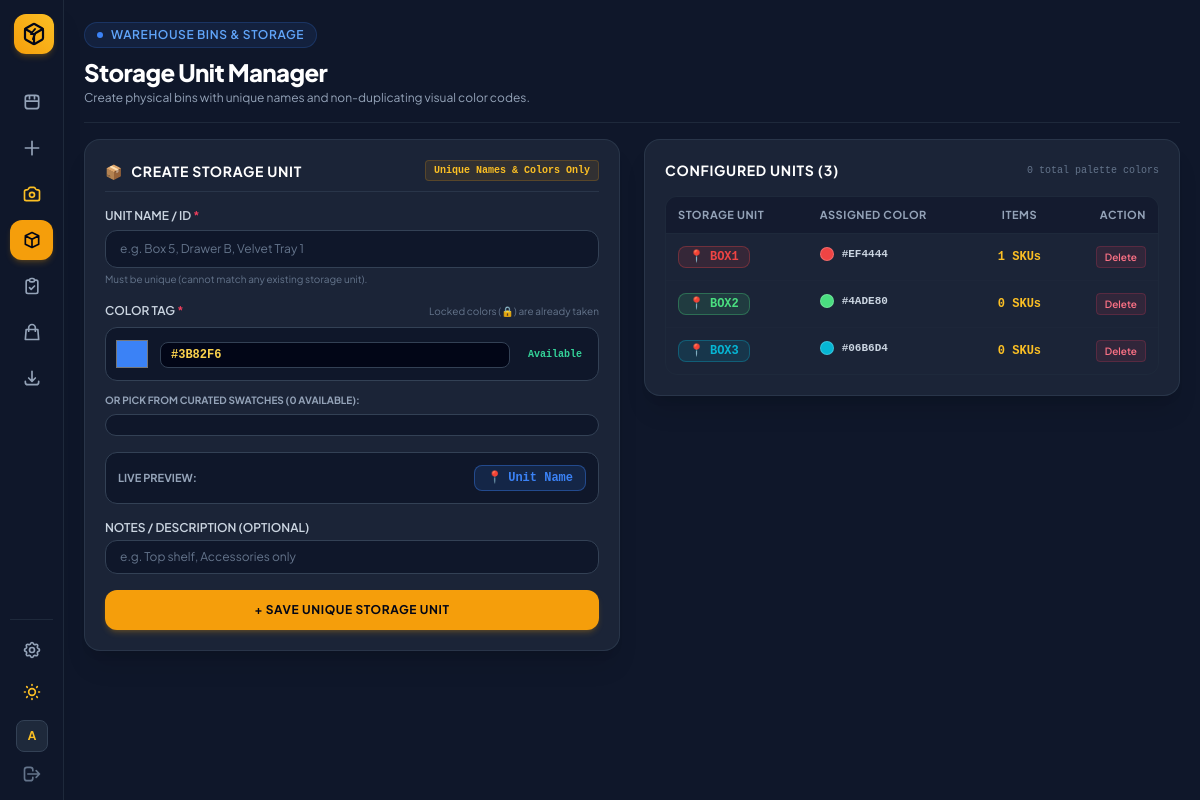
/boxes/ (signed in), run on the app's committed database.
### sku_manager/models.py (models this page shows, shortened)
class StorageBox(models.Model):
    name = models.CharField(max_length=50, unique=True)
    description = models.CharField(max_length=100, blank=True, default='')
    color_tag = models.CharField(max_length=20, default='#3B82F6')
    created_at = models.DateTimeField(auto_now_add=True)
    class Meta:
        ordering = ['name']

### sku_manager/views.py (the view, shortened to what this page needs)
# urls.py: path('boxes/', views.box_manager, name='box_manager'),
@login_required(login_url='login')
def box_manager(request):
    existing_boxes = StorageBox.objects.annotate(total_skus=Count('skus')).order_by('name')
    return render(request, 'sku_manager/boxes.html', {
        'boxes': existing_boxes,
        'color_swatches': [],
        'used_colors_map': {},
        'active_page': 'boxes',
    })

### templates/sku_manager/boxes.html (shortened to what this page needs)
{% extends "sku_manager/base.html" %}
{% block content %}
<header class="flex flex-col sm:flex-row sm:items-center justify-between border-b border-slate-200 dark:border-slate-800 pb-4 gap-4">
  <div>
    <div class="inline-flex items-center gap-2 px-3 py-1 rounded-full bg-blue-500/10 text-blue-600 dark:text-blue-400 border border-blue-500/20 text-xs font-semibold uppercase tracking-wider mb-2">
      <span class="w-1.5 h-1.5 rounded-full bg-blue-500 animate-pulse"></span>
      Warehouse Bins & Storage
    </div>
    <h1 class="text-2xl font-extrabold text-slate-900 dark:text-white tracking-tight">Storage Unit Manager</h1>
    <p class="text-slate-500 dark:text-slate-400 text-xs mt-0.5">Create physical bins with unique names and non-duplicating visual color codes.</p>
  </div>
</header>
<div class="grid grid-cols-1 lg:grid-cols-12 gap-6 items-start">
  <div class="lg:col-span-6 bg-white dark:bg-slate-800/80 border border-slate-200 dark:border-slate-700/60 rounded-2xl p-5 shadow-sm dark:shadow-xl space-y-4">
    <div class="flex items-center justify-between border-b border-slate-100 dark:border-slate-700/60 pb-2.5">
      <h2 class="text-sm font-bold uppercase tracking-wider text-slate-800 dark:text-white flex items-center gap-2">
        <span>📦</span> Create Storage Unit
      </h2>
      <span class="text-[10px] text-amber-600 dark:text-amber-400 font-mono font-bold bg-amber-500/10 border border-amber-500/20 px-2 py-0.5 rounded">
        Unique Names & Colors Only
      </span>
    </div>
    <form method="POST" action="{% url 'box_manager' %}" class="space-y-4">
      <div>
        <label class="block text-xs font-semibold text-slate-700 dark:text-slate-300 uppercase mb-1.5">
          Unit Name / ID <span class="text-rose-500">*</span>
        </label>
        <input type="text" name="box_name" id="inputBoxName" required placeholder="e.g. Box 5, Drawer B, Velvet Tray 1"
          class="w-full bg-slate-50 dark:bg-slate-900 border border-slate-300 dark:border-slate-700 rounded-xl px-3.5 py-2.5 text-xs text-slate-900 dark:text-white placeholder-slate-400 dark:placeholder-slate-500 focus:outline-none focus:border-amber-500 transition">
        <p class="text-[10px] text-slate-400 dark:text-slate-500 mt-1">Must be unique (cannot match any existing storage unit).</p>
      </div>
      <div class="space-y-2">
        <div class="flex items-center justify-between">
          <label class="block text-xs font-semibold text-slate-700 dark:text-slate-300 uppercase">
            Color Tag <span class="text-rose-500">*</span>
          </label>
          <span class="text-[10px] text-slate-400 dark:text-slate-500">Locked colors (🔒) are already taken</span>
        </div>
        <div class="flex items-center gap-2.5 bg-slate-50 dark:bg-slate-900 border border-slate-200 dark:border-slate-700 p-2 rounded-xl">
          <input type="color" id="nativeColorPicker" value="#3B82F6"
            class="w-9 h-9 rounded-lg bg-transparent cursor-pointer border-0 p-0">
          <div class="flex-1">
            <input type="text" name="color_tag" id="inputColorTag" value="#3B82F6" required maxlength="7"
              class="w-full bg-white dark:bg-slate-950 border border-slate-300 dark:border-slate-700 rounded-lg px-2.5 py-1 text-xs font-mono font-bold text-slate-900 dark:text-amber-300 uppercase focus:outline-none focus:border-amber-500 transition">
          </div>
          <span id="customColorStatus" class="text-[10px] font-mono text-emerald-600 dark:text-emerald-400 font-bold px-2">Available</span>
        </div>
        <div class="pt-1">
          <span class="text-[10px] uppercase font-bold text-slate-500 dark:text-slate-400 block mb-1.5">
            Or Pick from Curated Swatches ({{ color_swatches|length }} Available):
          </span>
          <div class="grid grid-cols-8 sm:grid-cols-12 gap-1.5 bg-slate-50 dark:bg-slate-900 border border-slate-200 dark:border-slate-700 p-2.5 rounded-xl max-h-48 overflow-y-auto">
          </div>
        </div>
      </div>
      <div class="bg-slate-50 dark:bg-slate-900 border border-slate-200 dark:border-slate-700 p-3 rounded-xl flex items-center justify-between">
        <span class="text-[11px] uppercase font-bold text-slate-500 dark:text-slate-400">Live Preview:</span>
        <div id="previewBadge" class="inline-flex items-center gap-1.5 px-3 py-1 rounded-lg text-xs font-bold font-mono transition-all"
             style="background-color: #3B82F625; color: #3B82F6; border: 1px solid #3B82F666;">
          <span>📍</span>
          <span id="previewName">Unit Name</span>
        </div>
      </div>
      <div>
        <label class="block text-xs font-semibold text-slate-700 dark:text-slate-300 uppercase mb-1">Notes / Description (Optional)</label>
        <input type="text" name="description" placeholder="e.g. Top shelf, Accessories only"
          class="w-full bg-slate-50 dark:bg-slate-900 border border-slate-300 dark:border-slate-700 rounded-xl px-3.5 py-2 text-xs text-slate-900 dark:text-white placeholder-slate-400 dark:placeholder-slate-500 focus:outline-none focus:border-amber-500 transition">
      </div>
      <button type="submit" id="submitBtn" class="w-full bg-amber-500 hover:bg-amber-400 text-slate-950 font-bold py-3 px-4 rounded-xl transition text-xs uppercase tracking-wider shadow-md shadow-amber-500/20">
        + Save Unique Storage Unit
      </button>
    </form>
  </div>
  <div class="lg:col-span-6 bg-white dark:bg-slate-800/80 border border-slate-200 dark:border-slate-700/60 rounded-2xl p-5 shadow-sm dark:shadow-xl space-y-4">
    <div class="flex items-center justify-between">
      <h2 class="text-sm font-bold uppercase tracking-wider text-slate-800 dark:text-white">Configured Units ({{ boxes.count }})</h2>
      <span class="text-[10px] text-slate-400 dark:text-slate-500 font-mono">{{ color_swatches|length }} total palette colors</span>
    </div>
    <div class="overflow-x-auto rounded-xl border border-slate-200 dark:border-slate-800">
      <table class="w-full text-left text-xs text-slate-700 dark:text-slate-300">
        <thead class="bg-slate-50 dark:bg-slate-900/60 text-[11px] uppercase tracking-wider text-slate-500 dark:text-slate-400 border-b border-slate-200 dark:border-slate-800">
          <tr>
            <th class="py-2.5 px-3">Storage Unit</th>
            <th class="py-2.5 px-3">Assigned Color</th>
            <th class="py-2.5 px-3 text-center">Items</th>
            <th class="py-2.5 px-3 text-right">Action</th>
          </tr>
        </thead>
        <tbody class="divide-y divide-slate-100 dark:divide-slate-800/60">
          {% for box in boxes %}
            <tr class="hover:bg-slate-50 dark:hover:bg-slate-800/30 transition">
              <td class="py-3 px-3">
                <div class="inline-flex items-center gap-1.5 px-2.5 py-0.5 rounded-lg font-bold font-mono text-xs"
                     style="background-color: {{ box.color_tag }}20; color: {{ box.color_tag }}; border: 1px solid {{ box.color_tag }}50;">
                  <span>📍</span>
                  <span>{{ box.name }}</span>
                </div>
              </td>
              <td class="py-3 px-3 font-mono font-bold text-[11px] flex items-center gap-2">
                <span class="w-3.5 h-3.5 rounded-full inline-block border border-slate-300 dark:border-white/20 shadow-xs" style="background-color: {{ box.color_tag }};"></span>
                <span class="text-slate-700 dark:text-slate-300">{{ box.color_tag }}</span>
              </td>
              <td class="py-3 px-3 text-center font-mono font-bold text-amber-600 dark:text-amber-400">
                {{ box.total_skus }} SKUs
              </td>
              <td class="py-3 px-3 text-right">
                <a href="{% url 'box_delete' box.pk %}" onclick="return confirm('Delete \'{{ box.name }}\'? Items will be unassigned.')"
                   class="text-[10px] text-rose-600 dark:text-rose-400 hover:text-rose-700 dark:hover:text-rose-300 bg-rose-500/10 border border-rose-500/20 px-2 py-1 rounded transition font-semibold">
                  Delete
                </a>
              </td>
            </tr>
          {% empty %}
            <tr>
              <td colspan="4" class="text-center py-8 text-slate-400 dark:text-slate-500">
                No storage units created yet. Fill the form to create your first unit.
              </td>
            </tr>
          {% endfor %}
        </tbody>
      </table>
    </div>
  </div>
</div>
{% endblock %}

### templates/sku_manager/base.html (shortened to what this page needs)
<!DOCTYPE html>
<html lang="en" class="dark">
<head>
  <script src="https://cdn.tailwindcss.com"></script>
</head>
<body class="bg-slate-100 text-slate-800 dark:bg-slate-900 dark:text-slate-100 min-h-screen flex antialiased transition-colors duration-200">
  <aside class="group fixed left-0 top-0 z-40 h-screen w-16 hover:w-60 transition-all duration-300 ease-in-out bg-white border-r border-slate-200 dark:bg-slate-900 dark:border-slate-800 flex flex-col justify-between p-2.5 shadow-xl overflow-hidden">
    <div class="space-y-6">
      <a href="{% url 'inventory_list' %}" class="flex items-center gap-3 px-1 py-1">
        <div class="w-10 h-10 min-w-[40px] rounded-xl bg-gradient-to-tr from-amber-500 to-amber-400 flex items-center justify-center shadow-md shadow-amber-500/20 text-slate-950">
        </div>
      </a>
      <nav class="space-y-1.5">
        <a href="{% url 'inventory_list' %}" title="Inventory"
          class="flex items-center gap-3.5 px-3 py-2.5 rounded-xl transition {% if active_page == 'inventory' %}bg-amber-500 text-slate-950 font-bold shadow-md shadow-amber-500/20{% else %}text-slate-600 dark:text-slate-400 hover:bg-slate-100 dark:hover:bg-slate-800 dark:hover:text-white{% endif %}">
          <svg class="w-5 h-5 min-w-[20px]" fill="none" stroke="currentColor" viewBox="0 0 24 24"><path stroke-linecap="round" stroke-linejoin="round" stroke-width="2" d="M4 7v10c0 2 1.5 3 3.5 3h9c2 0 3.5-1 3.5-3V7c0-2-1.5-3-3.5-3h-9C5.5 4 4 5 4 7zm0 4h16M9 4v4m6-4v4"></path></svg>
        </a>
        <a href="{% url 'product_master' %}" title="Add Products & Catalog"
          class="flex items-center gap-3.5 px-3 py-2.5 rounded-xl transition {% if active_page == 'products' %}bg-amber-500 text-slate-950 font-bold shadow-md shadow-amber-500/20{% else %}text-slate-600 dark:text-slate-400 hover:bg-slate-100 dark:hover:bg-slate-800 dark:hover:text-white{% endif %}">
          <svg class="w-5 h-5 min-w-[20px]" fill="none" stroke="currentColor" viewBox="0 0 24 24"><path stroke-linecap="round" stroke-linejoin="round" stroke-width="2" d="M12 4v16m8-8H4"></path></svg>
        </a>
        <a href="{% url 'sku_scanner' %}" title="Camera Scanner"
          class="flex items-center gap-3.5 px-3 py-2.5 rounded-xl transition {% if active_page == 'scanner' %}bg-amber-500 text-slate-950 font-bold shadow-md shadow-amber-500/20{% else %}text-amber-600 dark:text-amber-400 hover:bg-slate-100 dark:hover:bg-slate-800{% endif %}">
        </a>
        <a href="{% url 'box_manager' %}" title="Storage Boxes"
          class="flex items-center gap-3.5 px-3 py-2.5 rounded-xl transition {% if active_page == 'boxes' %}bg-amber-500 text-slate-950 font-bold shadow-md shadow-amber-500/20{% else %}text-slate-600 dark:text-slate-400 hover:bg-slate-100 dark:hover:bg-slate-800 dark:hover:text-white{% endif %}">
          <svg class="w-5 h-5 min-w-[20px]" fill="none" stroke="currentColor" viewBox="0 0 24 24"><path stroke-linecap="round" stroke-linejoin="round" stroke-width="2" d="M20 7l-8-4-8 4m16 0l-8 4m8-4v10l-8 4m0-10L4 7m8 4v10M4 7v10l8 4"></path></svg>
        </a>
        <a href="{% url 'dispatch_logs' %}" title="Dispatch Logs"
          class="flex items-center gap-3.5 px-3 py-2.5 rounded-xl transition {% if active_page == 'dispatch_logs' %}bg-amber-500 text-slate-950 font-bold shadow-md shadow-amber-500/20{% else %}text-slate-600 dark:text-slate-400 hover:bg-slate-100 dark:hover:bg-slate-800 dark:hover:text-white{% endif %}">
          <svg class="w-5 h-5 min-w-[20px]" fill="none" stroke="currentColor" viewBox="0 0 24 24"><path stroke-linecap="round" stroke-linejoin="round" stroke-width="2" d="M9 5H7a2 2 0 00-2 2v12a2 2 0 002 2h10a2 2 0 002-2V7a2 2 0 00-2-2h-2M9 5a2 2 0 002 2h2a2 2 0 002-2M9 5a2 2 0 012-2h2a2 2 0 012 2m-6 9l2 2 4-4"></path></svg>
        </a>
        <a href="{% url 'platform_manager' %}" title="Marketplace Channels"
          class="flex items-center gap-3.5 px-3 py-2.5 rounded-xl transition {% if active_page == 'platforms' %}bg-amber-500 text-slate-950 font-bold shadow-md shadow-amber-500/20{% else %}text-slate-600 dark:text-slate-400 hover:bg-slate-100 dark:hover:bg-slate-800 dark:hover:text-white{% endif %}">
          <svg class="w-5 h-5 min-w-[20px]" fill="none" stroke="currentColor" viewBox="0 0 24 24"><path stroke-linecap="round" stroke-linejoin="round" stroke-width="2" d="M16 11V7a4 4 0 00-8 0v4M5 9h14l1 12H4L5 9z"></path></svg>
        </a>
        <a href="{% url 'sku_export_csv' %}" title="Export CSV"
          class="flex items-center gap-3.5 px-3 py-2.5 rounded-xl transition text-slate-600 dark:text-slate-400 hover:bg-slate-100 dark:hover:bg-slate-800 dark:hover:text-white">
          <svg class="w-5 h-5 min-w-[20px]" fill="none" stroke="currentColor" viewBox="0 0 24 24"><path stroke-linecap="round" stroke-linejoin="round" stroke-width="2" d="M4 16v1a3 3 0 003 3h10a3 3 0 003-3v-1m-4-4l-4 4m0 0l-4-4m4 4V4"></path></svg>
        </a>
      </nav>
    </div>
    <div class="space-y-1.5 pt-3 border-t border-slate-200 dark:border-slate-800">
      <a href="{% url 'app_settings' %}" title="System Settings"
        class="flex items-center gap-3.5 px-3 py-2 rounded-xl transition {% if active_page == 'settings' %}bg-amber-500 text-slate-950 font-bold shadow-md shadow-amber-500/20{% else %}text-slate-600 dark:text-slate-400 hover:bg-slate-100 dark:hover:bg-slate-800 dark:hover:text-white{% endif %}">
      </a>
      <button id="themeToggleBtn" type="button" title="Switch Theme"
        class="w-full flex items-center gap-3.5 px-3 py-2 rounded-xl text-slate-600 dark:text-slate-400 hover:bg-slate-100 dark:hover:bg-slate-800 transition">
      </button>
      {% if request.user.is_authenticated %}
      <div class="flex items-center gap-3 px-1.5 pt-1 overflow-hidden">
        <div class="w-8 h-8 min-w-[32px] rounded-lg bg-slate-200 dark:bg-slate-800 border border-slate-300 dark:border-slate-700 flex items-center justify-center font-bold text-amber-600 dark:text-amber-400 text-xs">
          {{ request.user.username|slice:":1"|upper }}
        </div>
      </div>
      <a href="{% url 'logout' %}" title="Log Out"
        class="flex items-center gap-3 px-3 py-1.5 rounded-xl text-slate-500 hover:bg-rose-500/10 hover:text-rose-500 transition">
        <svg class="w-5 h-5 min-w-[20px]" fill="none" stroke="currentColor" viewBox="0 0 24 24">
          <path stroke-linecap="round" stroke-linejoin="round" stroke-width="2" d="M17 16l4-4m0 0l-4-4m4 4H7m6 4v1a3 3 0 01-3 3H6a3 3 0 01-3-3V7a3 3 0 013-3h4a3 3 0 013 3v1"></path>
        </svg>
      </a>
      {% endif %}
    </div>
  </aside>
  <main class="flex-1 ml-16 p-4 sm:p-5 min-h-screen transition-all duration-300">
    <div class="w-full space-y-4">
      {% block content %}{% endblock %}
    </div>
  </main>
</body>
</html>

### templates/sku_manager/base.html (style rules this page uses)
body { font-family: 'Plus Jakarta Sans', sans-serif; }

### data on the page
StorageBox: name "BOX1", color_tag "#EF4444", total_skus "1"
StorageBox: name "BOX2", color_tag "#4ADE80", total_skus "0"
StorageBox: name "BOX3", color_tag "#06B6D4", total_skus "0"

### other printed values
{{ request.user.username|slice:":1"|upper }} "A"
{{ color_swatches|length }} "0"
{{ boxes.count }} "3"
